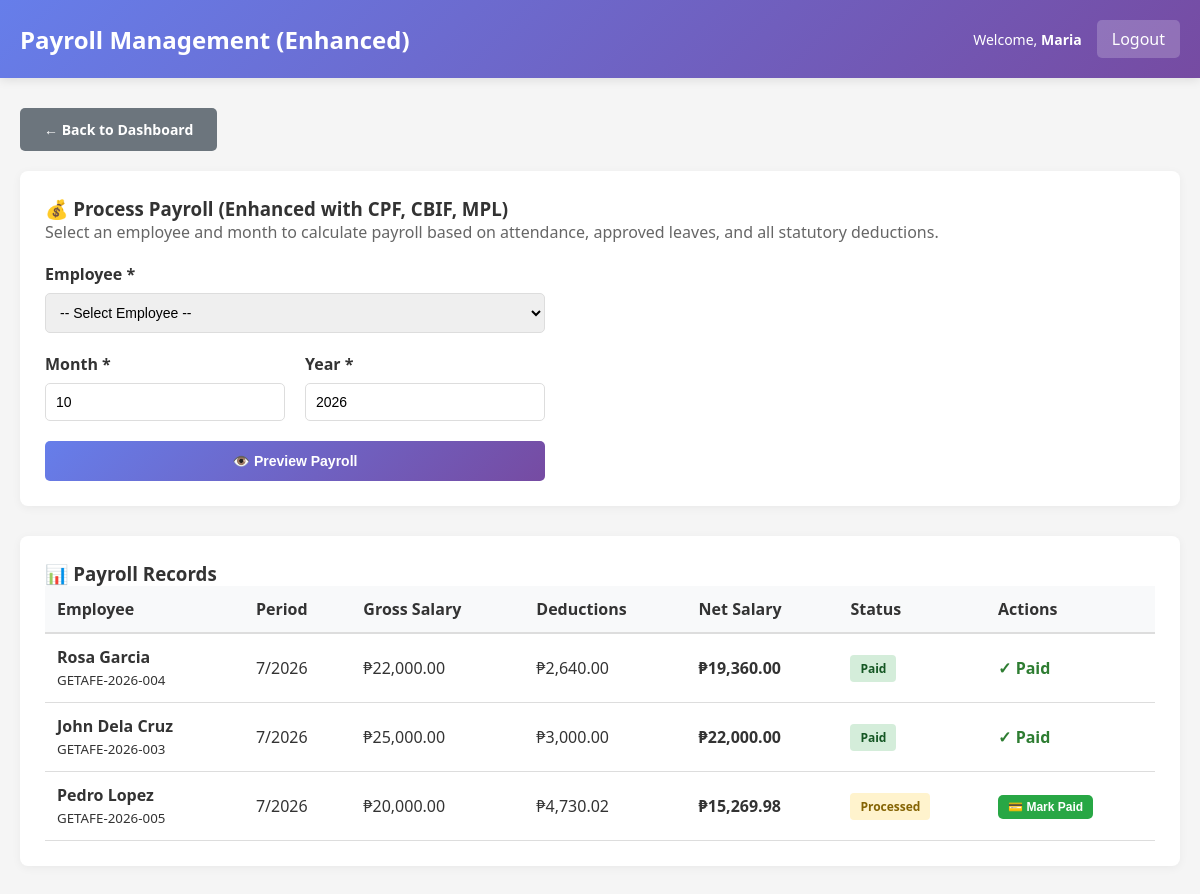
The app's page /staff/payroll.php (signed in), older data.
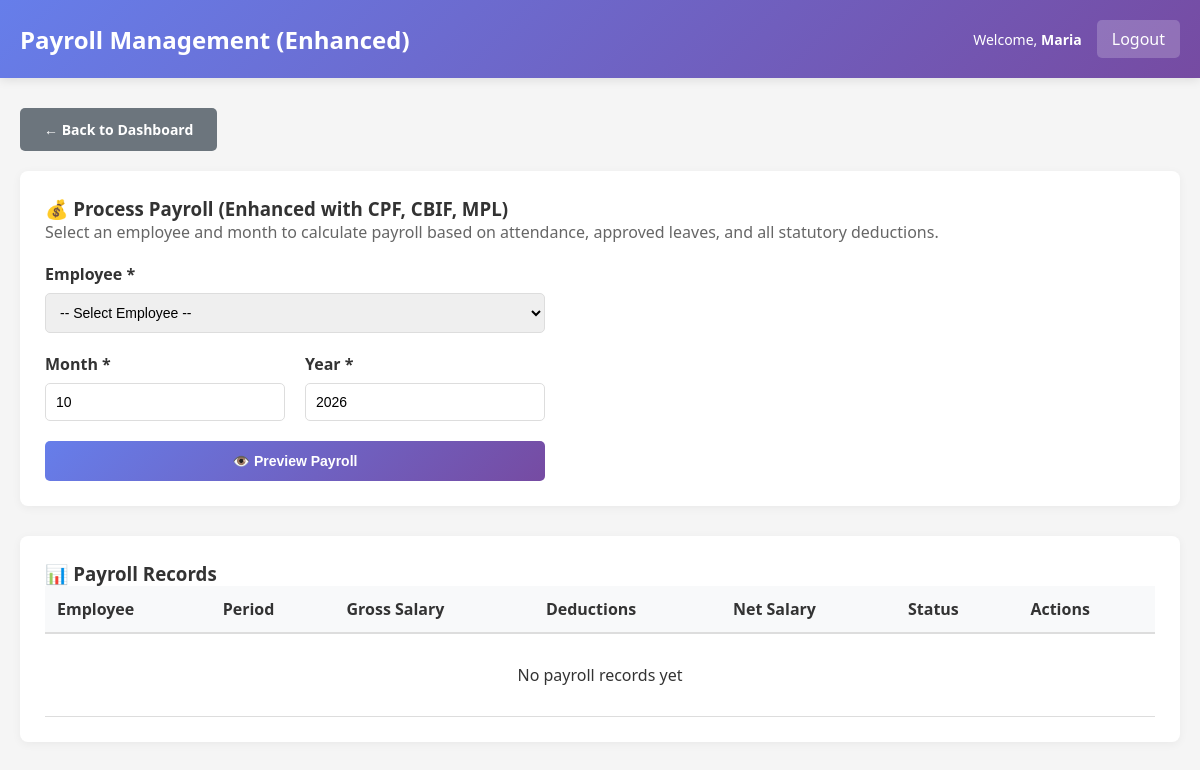
The same page, newer data.
### tables this page shows
CREATE TABLE `employees` (
  `employee_id` int(11) NOT NULL AUTO_INCREMENT,
  `employee_code` varchar(20) NOT NULL,
  `first_name` varchar(50) NOT NULL,
  `last_name` varchar(50) NOT NULL,
  `email` varchar(100) NOT NULL,
  `phone` varchar(20) DEFAULT NULL,
  `position` varchar(100) DEFAULT NULL,
  `salary` decimal(10,2) DEFAULT NULL,
  `date_hired` date DEFAULT NULL,
  `status` enum('active','inactive') DEFAULT 'active',
  `created_at` timestamp NOT NULL DEFAULT current_timestamp(),
  `updated_at` timestamp NOT NULL DEFAULT current_timestamp() ON UPDATE current_timestamp(),
  `department` varchar(100) DEFAULT NULL,
  `qr_code` varchar(255) DEFAULT NULL,
  `qr_generated_date` datetime DEFAULT NULL,
  PRIMARY KEY (`employee_id`),
  UNIQUE KEY `employee_code` (`employee_code`),
  UNIQUE KEY `email` (`email`)
);

CREATE TABLE `payroll` (
  `payroll_id` int(11) NOT NULL AUTO_INCREMENT,
  `employee_id` int(11) NOT NULL,
  `payroll_month` int(11) DEFAULT NULL,
  `payroll_year` int(11) DEFAULT NULL,
  `gross_salary` decimal(10,2) DEFAULT NULL,
  `deductions` decimal(10,2) DEFAULT NULL,
  `net_salary` decimal(10,2) DEFAULT NULL,
  `status` enum('pending','processed','paid') DEFAULT 'pending',
  `created_at` timestamp NOT NULL DEFAULT current_timestamp(),
  PRIMARY KEY (`payroll_id`),
  KEY `employee_id` (`employee_id`),
  CONSTRAINT `payroll_ibfk_1` FOREIGN KEY (`employee_id`) REFERENCES `employees` (`employee_id`)
);

### includes/functions.php (called while the page is built, shortened)
<?php
function get_employee_info($conn, $employee_id) {
    $stmt = $conn->prepare("SELECT * FROM employees WHERE employee_id = ? LIMIT 1");
    $stmt->bind_param("i", $employee_id);
    $stmt->execute();
    $res = $stmt->get_result();
    $row = $res->fetch_assoc();
    return $row ?: null;
}
?>

### includes/payroll_functions.php (called while the page is built, shortened)
<?php
function format_currency($amount) {
    return '₱' . number_format($amount, 2);
}
?>

### staff/payroll.php (the view, shortened to what this page needs)
<?php
require_once '../config/database.php';
require_once '../includes/functions.php';
require_once '../includes/payroll_functions.php';
$staff = get_employee_info($conn, $_SESSION['employee_id']);
$payroll = $conn->query(
    "SELECT p.*, e.first_name, e.last_name, e.employee_code FROM payroll p
     JOIN employees e ON p.employee_id = e.employee_id
     ORDER BY p.payroll_year DESC, p.payroll_month DESC LIMIT 50"
)->fetch_all(MYSQLI_ASSOC);
?>
<!DOCTYPE html>
<html lang="en">
<head>
    <link rel="stylesheet" href="../assets/css/style.css">
</head>
<body>
    <div class="navbar">
        <h2>Payroll Management (Enhanced)</h2>
        <div class="navbar-user">
            <span>Welcome, <strong><?php echo htmlspecialchars($staff['first_name']); ?></strong></span>
            <a href="../logout.php">Logout</a>
        </div>
    </div>
    <div class="container">
        <a href="dashboard.php" class="btn btn-secondary" style="margin-bottom: 20px;">← Back to Dashboard</a>
        <div class="payroll-section">
            <h3>💰 Process Payroll (Enhanced with CPF, CBIF, MPL)</h3>
            <p style="color: #666; margin-bottom: 20px;">
                Select an employee and month to calculate payroll based on attendance, approved leaves, and all statutory deductions.
            </p>
            <form method="POST" style="max-width: 500px;">
                <div class="form-group">
                    <label for="employee">Employee *</label>
                    <select name="employee_id" id="employee" required>
                        <option value="">-- Select Employee --</option>
                    </select>
                </div>
                <div class="grid-2">
                    <div class="form-group">
                        <label for="month">Month *</label>
                        <input type="number" name="month" id="month" min="1" max="12" value="<?php echo (isset($_POST['month']) ? $_POST['month'] : date('m')); ?>" required>
                    </div>
                    <div class="form-group">
                        <label for="year">Year *</label>
                        <input type="number" name="year" id="year" value="<?php echo (isset($_POST['year']) ? $_POST['year'] : date('Y')); ?>" required>
                    </div>
                </div>
                <button type="submit" name="preview_payroll" class="btn btn-primary" style="width: 100%;">👁️ Preview Payroll</button>
            </form>
        </div>
        <div class="payroll-section">
            <h3>📊 Payroll Records</h3>
            <table>
                <thead>
                    <tr>
                        <th>Employee</th>
                        <th>Period</th>
                        <th>Gross Salary</th>
                        <th>Deductions</th>
                        <th>Net Salary</th>
                        <th>Status</th>
                        <th>Actions</th>
                    </tr>
                </thead>
                <tbody>
                    <?php if (!empty($payroll)): ?>
                        <?php foreach ($payroll as $pay): ?>
                        <tr>
                            <td><strong><?php echo htmlspecialchars($pay['first_name'] . ' ' . $pay['last_name']); ?></strong><br><small><?php echo $pay['employee_code']; ?></small></td>
                            <td><?php echo $pay['payroll_month'] . '/' . $pay['payroll_year']; ?></td>
                            <td><?php echo format_currency($pay['gross_salary']); ?></td>
                            <td><?php echo format_currency($pay['deductions']); ?></td>
                            <td><strong><?php echo format_currency($pay['net_salary']); ?></strong></td>
                            <td>
                                <span class="badge <?php echo ($pay['status'] === 'paid' ? 'badge-success' : 'badge-warning'); ?>">
                                    <?php echo ucfirst($pay['status']); ?>
                                </span>
                            </td>
                            <td>
                                <?php if ($pay['status'] === 'processed'): ?>
                                    <form method="POST" style="display: inline;">
                                        <button type="submit" name="mark_paid" class="btn btn-success" style="padding: 5px 10px; font-size: 12px;">💳 Mark Paid</button>
                                    </form>
                                <?php else: ?>
                                    <span style="color: #2e7d32; font-weight: bold;">✓ Paid</span>
                                <?php endif; ?>
                            </td>
                        </tr>
                        <?php endforeach; ?>
                    <?php else: ?>
                    <tr>
                        <td colspan="7" class="text-center" style="padding: 30px;">No payroll records yet</td>
                    </tr>
                    <?php endif; ?>
                </tbody>
            </table>
        </div>
    </div>
</body>
</html>

### assets/css/style.css (style rules this page uses)
* { margin: 0; padding: 0; box-sizing: border-box; }
body { font-family: 'Segoe UI', Tahoma, Geneva, Verdana, sans-serif; background-color: #f5f5f5; color: #333; }
.navbar { background: linear-gradient(135deg, #667eea 0%, #764ba2 100%); color: white; padding: 20px; display: flex; justify-content: space-between; align-items: center; box-shadow: 0 2px 10px rgba(0, 0, 0, 0.1); }
.navbar h2 { font-size: 24px; font-weight: 600; }
.navbar-user { display: flex; gap: 15px; align-items: center; }
.navbar-user span { font-size: 14px; }
.navbar-user a { background: rgba(255, 255, 255, 0.2); color: white; padding: 8px 15px; text-decoration: none; border-radius: 5px; transition: background 0.3s; }
.container { max-width: 1200px; margin: 30px auto; padding: 0 20px; }
.btn { display: inline-block; padding: 12px 24px; border: none; border-radius: 5px; cursor: pointer; font-size: 14px; font-weight: 600; text-decoration: none; transition: all 0.3s; }
.btn-primary { background: linear-gradient(135deg, #667eea 0%, #764ba2 100%); color: white; }
.btn-secondary { background: #6c757d; color: white; }
table { width: 100%; border-collapse: collapse; }
table thead { background-color: #f8f9fa; border-bottom: 2px solid #ddd; }
table th { padding: 12px; text-align: left; font-weight: 600; color: #333; }
table td { padding: 12px; border-bottom: 1px solid #ddd; }
.form-group { margin-bottom: 20px; }
label { display: block; margin-bottom: 8px; font-weight: 600; color: #333; }
input[type="text"], input[type="email"], input[type="password"], input[type="number"], input[type="date"], select, textarea { width: 100%; padding: 10px; border: 1px solid #ddd; border-radius: 5px; font-size: 14px; transition: border-color 0.3s; }
.text-center { text-align: center; }
.grid-2 { display: grid; grid-template-columns: repeat(2, 1fr); gap: 20px; }
.btn-success { background: #28a745; color: white; }
.badge { display: inline-block; padding: 5px 10px; border-radius: 20px; font-size: 12px; font-weight: 600; }
.badge-success { background-color: #d4edda; color: #155724; }
.badge-warning { background-color: #fff3cd; color: #856404; }

### staff/payroll.php (style rules this page uses)
.payroll-section { background: white; padding: 25px; border-radius: 8px; margin-bottom: 30px; box-shadow: 0 2px 10px rgba(0, 0, 0, 0.05); }
.grid-2 { display: grid; grid-template-columns: 1fr 1fr; gap: 20px; }
.badge { display: inline-block; padding: 5px 10px; border-radius: 4px; font-size: 12px; font-weight: 600; }

Row changes from the older to the newer data that the page shows:
removed payroll: employee.last_name "Rosa Garcia", employee.employee_code "GETAFE-2026-004", payroll_month "7", payroll_year "2026", gross_salary "₱22,000.00", deductions "₱2,640.00", net_salary "₱19,360.00", status "Paid", shows "✓ Paid"
removed payroll: employee.last_name "John Dela Cruz", employee.employee_code "GETAFE-2026-003", payroll_month "7", payroll_year "2026", gross_salary "₱25,000.00", deductions "₱3,000.00", net_salary "₱22,000.00", status "Paid", shows "✓ Paid"
removed payroll: employee.last_name "Pedro Lopez", employee.employee_code "GETAFE-2026-005", payroll_month "7", payroll_year "2026", gross_salary "₱20,000.00", deductions "₱4,730.02", net_salary "₱15,269.98", status "Processed"
Text that changed along with them:
text now shown: "No payroll records yet"
